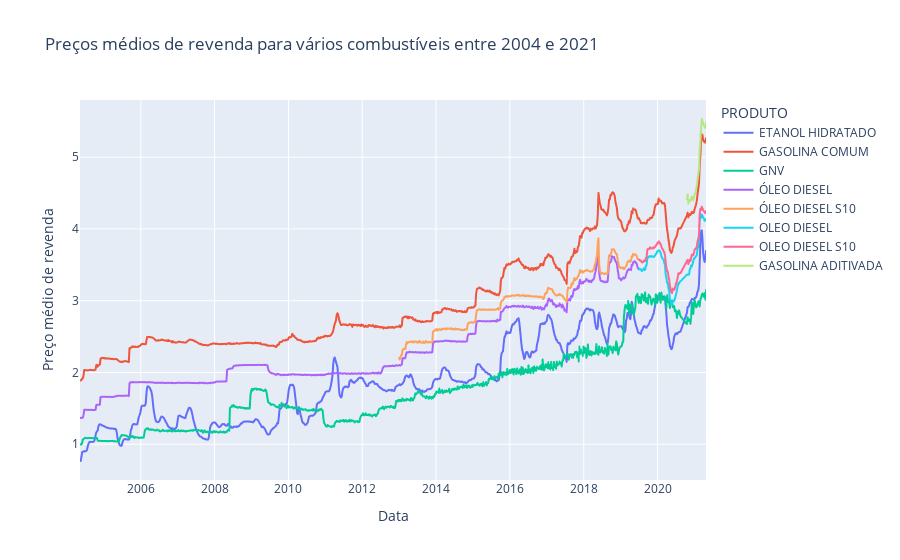

This figure's notebook cell:
### Code cell
px.line(
    df.query('ESTADO == "SAO PAULO" and PRODUTO != "GLP"'),
    x='DATA INICIAL',
    y='PREÇO MÉDIO REVENDA',
    color='PRODUTO',
    labels={'DATA INICIAL':'Data', 'PREÇO MÉDIO REVENDA':'Preço médio de revenda'},
    title='Preços médios de revenda para vários combustíveis entre 2004 e 2021'
)

### Figure 1 — Plotly figure (JSON) as saved in the notebook; plotly's stock layout.template omitted (floating-point values rounded to 4 significant figures; data arrays with more than 128 entries replaced by an {"elided": "..."} marker saying what was removed)
{"data": [{"hovertemplate": "PRODUTO=ETANOL HIDRATADO<br>Data=%{x}<br>Preço médio de revenda=%{y}<extra></extra>", "legendgroup": "ETANOL HIDRATADO", "line": {"color": "#636efa", "dash": "solid"}, "marker": {"symbol": "circle"}, "mode": "lines", "name": "ETANOL HIDRATADO", "showlegend": true, "type": "scattergl", "x": {"elided": "873 str values"}, "xaxis": "x", "y": {"elided": "873 float values"}, "yaxis": "y"}, {"hovertemplate": "PRODUTO=GASOLINA COMUM<br>Data=%{x}<br>Preço médio de revenda=%{y}<extra></extra>", "legendgroup": "GASOLINA COMUM", "line": {"color": "#EF553B", "dash": "solid"}, "marker": {"symbol": "circle"}, "mode": "lines", "name": "GASOLINA COMUM", "showlegend": true, "type": "scattergl", "x": {"elided": "873 str values"}, "xaxis": "x", "y": {"elided": "873 float values"}, "yaxis": "y"}, {"hovertemplate": "PRODUTO=GNV<br>Data=%{x}<br>Preço médio de revenda=%{y}<extra></extra>", "legendgroup": "GNV", "line": {"color": "#00cc96", "dash": "solid"}, "marker": {"symbol": "circle"}, "mode": "lines", "name": "GNV", "showlegend": true, "type": "scattergl", "x": {"elided": "873 str values"}, "xaxis": "x", "y": {"elided": "873 float values"}, "yaxis": "y"}, {"hovertemplate": "PRODUTO=ÓLEO DIESEL<br>Data=%{x}<br>Preço médio de revenda=%{y}<extra></extra>", "legendgroup": "ÓLEO DIESEL", "line": {"color": "#ab63fa", "dash": "solid"}, "marker": {"symbol": "circle"}, "mode": "lines", "name": "ÓLEO DIESEL", "showlegend": true, "type": "scattergl", "x": {"elided": "785 str values"}, "xaxis": "x", "y": {"elided": "785 float values"}, "yaxis": "y"}, {"hovertemplate": "PRODUTO=ÓLEO DIESEL S10<br>Data=%{x}<br>Preço médio de revenda=%{y}<extra></extra>", "legendgroup": "ÓLEO DIESEL S10", "line": {"color": "#FFA15A", "dash": "solid"}, "marker": {"symbol": "circle"}, "mode": "lines", "name": "ÓLEO DIESEL S10", "showlegend": true, "type": "scattergl", "x": {"elided": "338 str values"}, "xaxis": "x", "y": {"elided": "338 float values"}, "yaxis": "y"}, {"hovertemplate": "PRODUTO=OLEO DIESEL<br>Data=%{x}<br>Preço médio de revenda=%{y}<extra></extra>", "legendgroup": "OLEO DIESEL", "line": {"color": "#19d3f3", "dash": "solid"}, "marker": {"symbol": "circle"}, "mode": "lines", "name": "OLEO DIESEL", "showlegend": true, "type": "scattergl", "x": ["2019-06-30T00:00:00", "2019-07-07T00:00:00", "2019-07-14T00:00:00", "2019-07-21T00:00:00", "2019-07-28T00:00:00", "2019-08-04T00:00:00", "2019-08-11T00:00:00", "2019-08-18T00:00:00", "2019-08-25T00:00:00", "2019-09-01T00:00:00", "2019-09-08T00:00:00", "2019-09-15T00:00:00", "2019-09-22T00:00:00", "2019-09-29T00:00:00", "2019-10-06T00:00:00", "2019-10-13T00:00:00", "2019-10-20T00:00:00", "2019-10-27T00:00:00", "2019-11-03T00:00:00", "2019-11-10T00:00:00", "2019-11-17T00:00:00", "2019-11-24T00:00:00", "2019-12-01T00:00:00", "2019-12-08T00:00:00", "2019-12-15T00:00:00", "2019-12-22T00:00:00", "2019-12-29T00:00:00", "2020-01-05T00:00:00", "2020-01-12T00:00:00", "2020-01-19T00:00:00", "2020-01-26T00:00:00", "2020-02-02T00:00:00", "2020-02-09T00:00:00", "2020-02-16T00:00:00", "2020-02-23T00:00:00", "2020-03-01T00:00:00", "2020-03-08T00:00:00", "2020-03-15T00:00:00", "2020-03-22T00:00:00", "2020-03-29T00:00:00", "2020-04-05T00:00:00", "2020-04-12T00:00:00", "2020-04-19T00:00:00", "2020-04-26T00:00:00", "2020-05-03T00:00:00", "2020-05-10T00:00:00", "2020-05-17T00:00:00", "2020-05-24T00:00:00", "2020-05-31T00:00:00", "2020-06-07T00:00:00", "2020-06-14T00:00:00", "2020-06-21T00:00:00", "2020-06-28T00:00:00", "2020-07-05T00:00:00", "2020-07-12T00:00:00", "2020-07-19T00:00:00", "2020-07-26T00:00:00", "2020-08-02T00:00:00", "2020-08-09T00:00:00", "2020-08-16T00:00:00", "2020-10-18T00:00:00", "2020-10-25T00:00:00", "2020-11-01T00:00:00", "2020-11-08T00:00:00", "2020-11-15T00:00:00", "2020-11-22T00:00:00", "2020-11-29T00:00:00", "2020-12-06T00:00:00", "2020-12-13T00:00:00", "2020-12-20T00:00:00", "2020-12-27T00:00:00", "2021-01-03T00:00:00", "2021-01-10T00:00:00", "2021-01-17T00:00:00", "2021-01-24T00:00:00", "2021-01-31T00:00:00", "2021-02-07T00:00:00", "2021-02-14T00:00:00", "2021-02-21T00:00:00", "2021-02-28T00:00:00", "2021-03-07T00:00:00", "2021-03-14T00:00:00", "2021-03-21T00:00:00", "2021-03-28T00:00:00", "2021-04-04T00:00:00", "2021-04-11T00:00:00", "2021-04-18T00:00:00", "2021-04-25T00:00:00"], "xaxis": "x", "y": [3.434, 3.447, 3.439, 3.436, 3.414, 3.418, 3.435, 3.451, 3.428, 3.434, 3.484, 3.499, 3.588, 3.599, 3.613, 3.619, 3.619, 3.611, 3.623, 3.616, 3.614, 3.607, 3.623, 3.627, 3.652, 3.654, 3.687, 3.694, 3.701, 3.699, 3.685, 3.665, 3.616, 3.599, 3.58, 3.571, 3.528, 3.494, 3.363, 3.315, 3.249, 3.241, 3.169, 3.136, 3.011, 2.997, 2.953, 2.956, 2.996, 2.989, 2.997, 3.027, 3.067, 3.101, 3.153, 3.199, 3.243, 3.237, 3.264, 3.27, 3.362, 3.366, 3.366, 3.362, 3.432, 3.451, 3.494, 3.476, 3.512, 3.553, 3.592, 3.59, 3.609, 3.62, 3.636, 3.723, 3.742, 3.827, 4.102, 4.167, 4.154, 4.202, 4.185, 4.159, 4.148, 4.112, 4.135, 4.134], "yaxis": "y"}, {"hovertemplate": "PRODUTO=OLEO DIESEL S10<br>Data=%{x}<br>Preço médio de revenda=%{y}<extra></extra>", "legendgroup": "OLEO DIESEL S10", "line": {"color": "#FF6692", "dash": "solid"}, "marker": {"symbol": "circle"}, "mode": "lines", "name": "OLEO DIESEL S10", "showlegend": true, "type": "scattergl", "x": ["2019-06-30T00:00:00", "2019-07-07T00:00:00", "2019-07-14T00:00:00", "2019-07-21T00:00:00", "2019-07-28T00:00:00", "2019-08-04T00:00:00", "2019-08-11T00:00:00", "2019-08-18T00:00:00", "2019-08-25T00:00:00", "2019-09-01T00:00:00", "2019-09-08T00:00:00", "2019-09-15T00:00:00", "2019-09-22T00:00:00", "2019-09-29T00:00:00", "2019-10-06T00:00:00", "2019-10-13T00:00:00", "2019-10-20T00:00:00", "2019-10-27T00:00:00", "2019-11-03T00:00:00", "2019-11-10T00:00:00", "2019-11-17T00:00:00", "2019-11-24T00:00:00", "2019-12-01T00:00:00", "2019-12-08T00:00:00", "2019-12-15T00:00:00", "2019-12-22T00:00:00", "2019-12-29T00:00:00", "2020-01-05T00:00:00", "2020-01-12T00:00:00", "2020-01-19T00:00:00", "2020-01-26T00:00:00", "2020-02-02T00:00:00", "2020-02-09T00:00:00", "2020-02-16T00:00:00", "2020-02-23T00:00:00", "2020-03-01T00:00:00", "2020-03-08T00:00:00", "2020-03-15T00:00:00", "2020-03-22T00:00:00", "2020-03-29T00:00:00", "2020-04-05T00:00:00", "2020-04-12T00:00:00", "2020-04-19T00:00:00", "2020-04-26T00:00:00", "2020-05-03T00:00:00", "2020-05-10T00:00:00", "2020-05-17T00:00:00", "2020-05-24T00:00:00", "2020-05-31T00:00:00", "2020-06-07T00:00:00", "2020-06-14T00:00:00", "2020-06-21T00:00:00", "2020-06-28T00:00:00", "2020-07-05T00:00:00", "2020-07-12T00:00:00", "2020-07-19T00:00:00", "2020-07-26T00:00:00", "2020-08-02T00:00:00", "2020-08-09T00:00:00", "2020-08-16T00:00:00", "2020-10-18T00:00:00", "2020-10-25T00:00:00", "2020-11-01T00:00:00", "2020-11-08T00:00:00", "2020-11-15T00:00:00", "2020-11-22T00:00:00", "2020-11-29T00:00:00", "2020-12-06T00:00:00", "2020-12-13T00:00:00", "2020-12-20T00:00:00", "2020-12-27T00:00:00", "2021-01-03T00:00:00", "2021-01-10T00:00:00", "2021-01-17T00:00:00", "2021-01-24T00:00:00", "2021-01-31T00:00:00", "2021-02-07T00:00:00", "2021-02-14T00:00:00", "2021-02-21T00:00:00", "2021-02-28T00:00:00", "2021-03-07T00:00:00", "2021-03-14T00:00:00", "2021-03-21T00:00:00", "2021-03-28T00:00:00", "2021-04-04T00:00:00", "2021-04-11T00:00:00", "2021-04-18T00:00:00", "2021-04-25T00:00:00"], "xaxis": "x", "y": [3.572, 3.572, 3.558, 3.557, 3.538, 3.532, 3.54, 3.558, 3.552, 3.555, 3.595, 3.607, 3.702, 3.722, 3.722, 3.72, 3.745, 3.732, 3.727, 3.73, 3.741, 3.728, 3.745, 3.749, 3.766, 3.776, 3.802, 3.799, 3.826, 3.821, 3.796, 3.788, 3.75, 3.726, 3.714, 3.693, 3.674, 3.635, 3.54, 3.459, 3.423, 3.396, 3.336, 3.285, 3.203, 3.165, 3.125, 3.107, 3.169, 3.153, 3.151, 3.179, 3.213, 3.25, 3.278, 3.325, 3.382, 3.373, 3.387, 3.386, 3.551, 3.57, 3.509, 3.542, 3.573, 3.553, 3.599, 3.644, 3.628, 3.634, 3.66, 3.716, 3.719, 3.735, 3.754, 3.826, 3.855, 3.904, 4.193, 4.279, 4.264, 4.31, 4.287, 4.261, 4.245, 4.242, 4.221, 4.246], "yaxis": "y"}, {"hovertemplate": "PRODUTO=GASOLINA ADITIVADA<br>Data=%{x}<br>Preço médio de revenda=%{y}<extra></extra>", "legendgroup": "GASOLINA ADITIVADA", "line": {"color": "#B6E880", "dash": "solid"}, "marker": {"symbol": "circle"}, "mode": "lines", "name": "GASOLINA ADITIVADA", "showlegend": true, "type": "scattergl", "x": ["2020-10-18T00:00:00", "2020-10-25T00:00:00", "2020-11-01T00:00:00", "2020-11-08T00:00:00", "2020-11-15T00:00:00", "2020-11-22T00:00:00", "2020-11-29T00:00:00", "2020-12-06T00:00:00", "2020-12-13T00:00:00", "2020-12-20T00:00:00", "2020-12-27T00:00:00", "2021-01-03T00:00:00", "2021-01-10T00:00:00", "2021-01-17T00:00:00", "2021-01-24T00:00:00", "2021-01-31T00:00:00", "2021-02-07T00:00:00", "2021-02-14T00:00:00", "2021-02-21T00:00:00", "2021-02-28T00:00:00", "2021-03-07T00:00:00", "2021-03-14T00:00:00", "2021-03-21T00:00:00", "2021-03-28T00:00:00", "2021-04-04T00:00:00", "2021-04-11T00:00:00", "2021-04-18T00:00:00", "2021-04-25T00:00:00"], "xaxis": "x", "y": [4.413, 4.483, 4.355, 4.403, 4.396, 4.39, 4.409, 4.451, 4.423, 4.402, 4.441, 4.489, 4.495, 4.553, 4.597, 4.683, 4.758, 4.826, 5.074, 5.221, 5.394, 5.532, 5.507, 5.457, 5.441, 5.428, 5.408, 5.48], "yaxis": "y"}], "layout": {"legend": {"title": {"text": "PRODUTO"}, "tracegroupgap": 0}, "title": {"text": "Preços médios de revenda para vários combustíveis entre 2004 e 2021"}, "xaxis": {"anchor": "y", "domain": [0, 1], "title": {"text": "Data"}}, "yaxis": {"anchor": "x", "domain": [0, 1], "title": {"text": "Preço médio de revenda"}}}}
